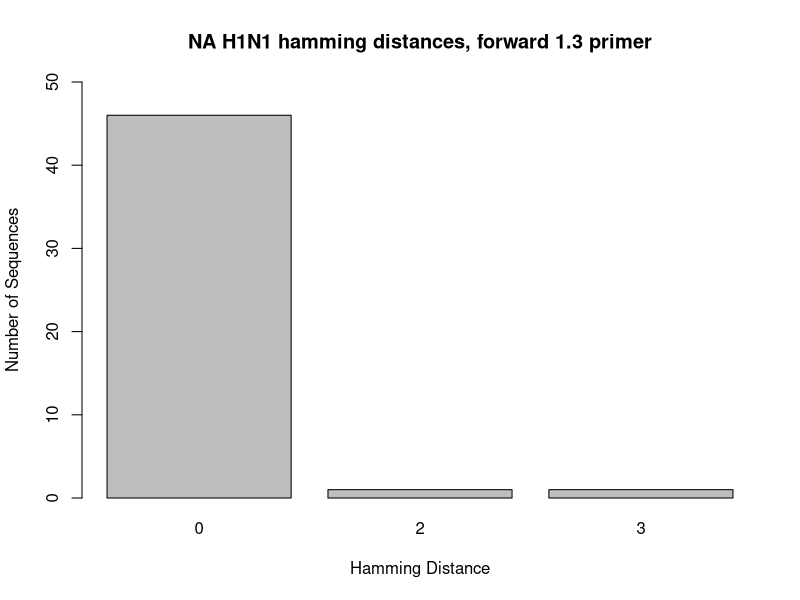
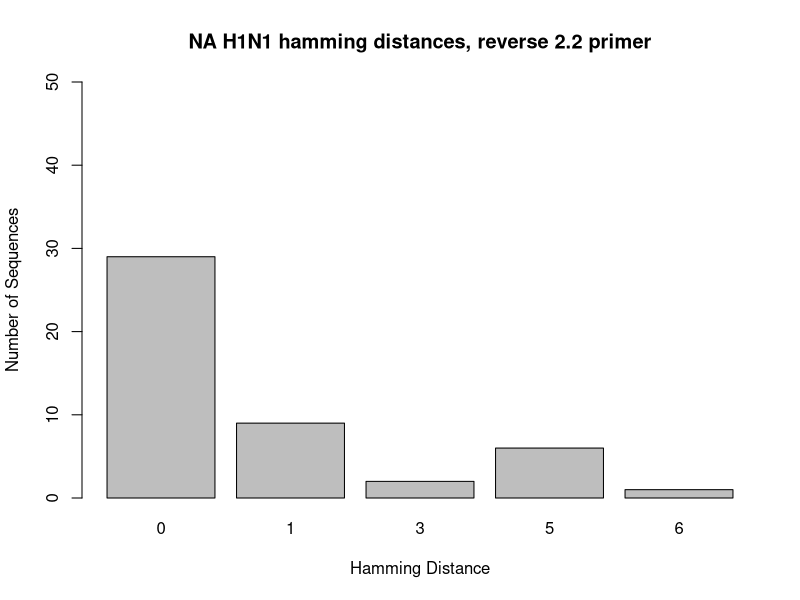
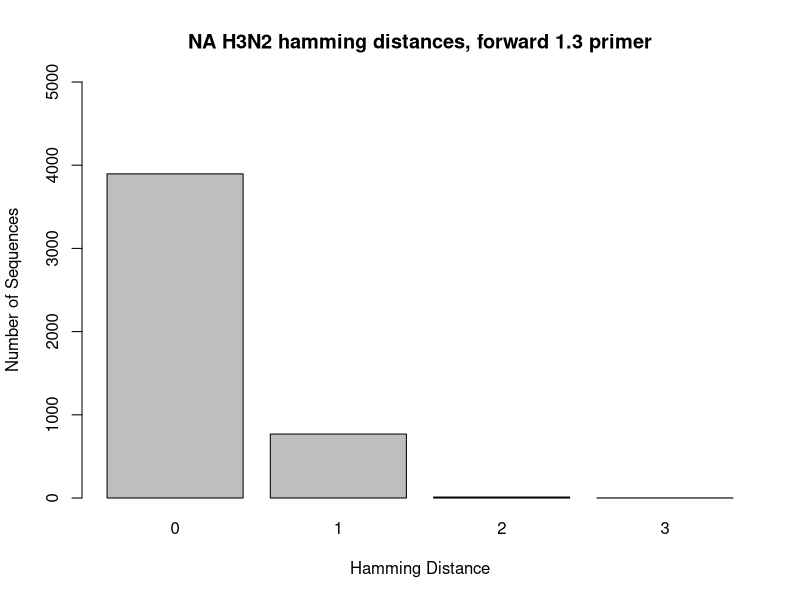
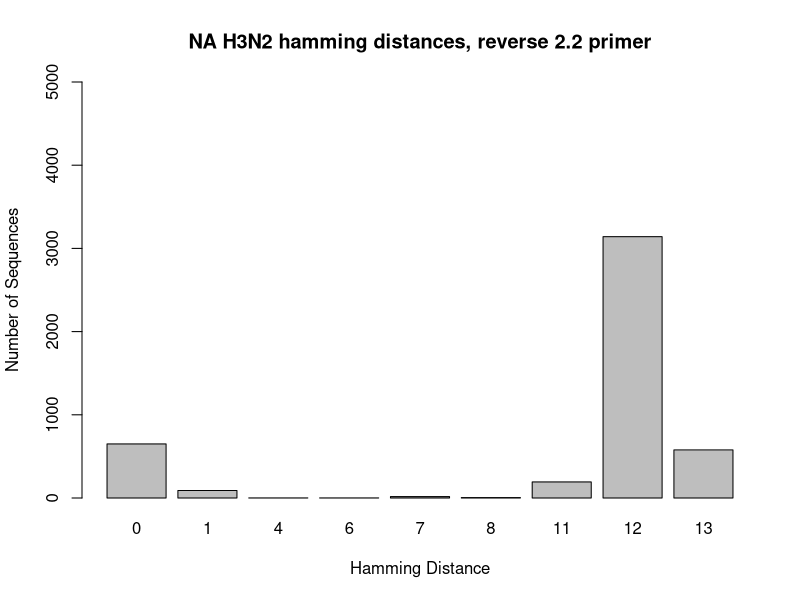
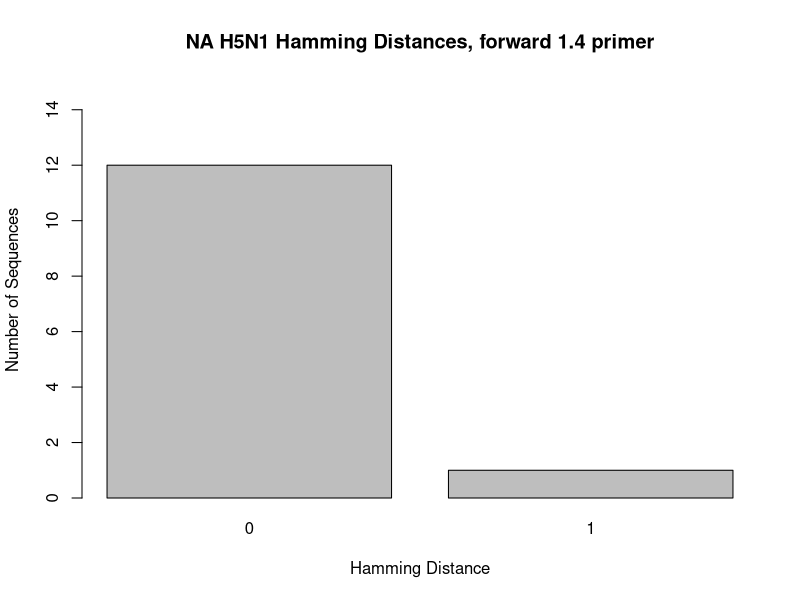

Source code (R) for these figures, in order:
## ---- chunk 1
knitr::opts_chunk$set(root.dir = "C:/Users/Lexie Christopoulos/Repos/GenomeSequencing-/db/",echo = TRUE)
## ---- chunk 2
#in console: setwd("C:/Users/Lexie Christopoulos/Repos/GenomeSequencing-/db/NA")
## ---- chunk 3
NA_H1_F1 <- read.csv("hamming_distance_results/NA_H1_NA_Forward_1.3_results_NCR.csv")

NA_H1_1 <- NA_H1_F1[-c(48, 49),]

barplot(table(NA_H1_1$hamming_distance), main = "NA H1N1 hamming distances, forward 1.3 primer", xlab = "Hamming Distance", ylab = "Number of Sequences", ylim = c(0,50))
## ---- chunk 4
NA_H1_R <- read.csv("hamming_distance_results/NA_H1_NA_Reverse_2.2_results_NCR.csv")

NA_H1_2 <- NA_H1_R[-c(48, 49),]

barplot(table(NA_H1_2$hamming_distance), main = "NA H1N1 hamming distances, reverse 2.2 primer", xlab = "Hamming Distance", ylab = "Number of Sequences", ylim = c(0,50))
 
## ---- chunk 5
NA_H3_F1 <- read.csv("hamming_distance_results/NA_H3_NA_Forward_1.3_results_NCR.csv")

NA_H3_1 <- NA_H3_F1[-c(4677, 4678),]

barplot(table(NA_H3_1$hamming_distance), main = "NA H3N2 hamming distances, forward 1.3 primer", xlab = "Hamming Distance", ylab = "Number of Sequences", ylim = c(0,5000))

## ---- chunk 6
NA_H3_R <- read.csv("hamming_distance_results/NA_H3_NA_Reverse_2.2_results_NCR.csv")

NA_H3_2 <- NA_H3_R[-c(4677, 4678),]

barplot(table(NA_H3_2$hamming_distance), main = "NA H3N2 hamming distances, reverse 2.2 primer", xlab = "Hamming Distance", ylab = "Number of Sequences", ylim = c(0,5000))

## ---- chunk 7
NA_H5_F <- read.csv("hamming_distance_results/NA_H5_NA_Forward_1.4_results_NCR.csv")

NA_H5_1 <- NA_H5_F[-c(13, 14),]

barplot(table(NA_H5_1$hamming_distance), main = "NA H5N1 Hamming Distances, forward 1.4 primer", xlab = "Hamming Distance", ylab = "Number of Sequences", ylim = c(0,15))
